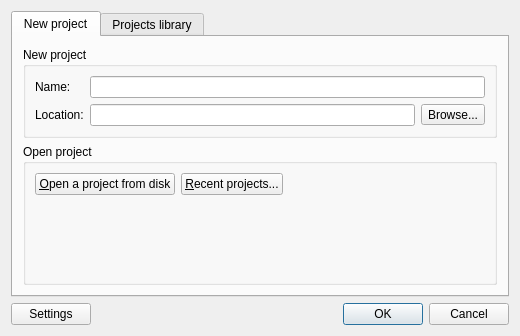
<?xml version="1.0" encoding="UTF-8"?>
<ui version="4.0">
 <class>ProjectDialog</class>
 <widget class="QDialog" name="ProjectDialog">
  <property name="windowModality">
   <enum>Qt::ApplicationModal</enum>
  </property>
  <property name="geometry">
   <rect>
    <x>0</x>
    <y>0</y>
    <width>520</width>
    <height>336</height>
   </rect>
  </property>
  <property name="windowTitle">
   <string>Project</string>
  </property>
  <property name="styleSheet">
   <string notr="true">
QWidget {
    background-color: #fae8b7;
    color: #586e75;
}

QToolBar {
    border:0px;
}

QGraphicsView, QTextEdit, QPlainTextEdit, QTreeWidget, QListWidget, QLineEdit, QSpinBox, QComboBox {
    background-color: #fdf6e3;
}

QLabel, QMenu, QStatusBar {
  color: #586e75;
}

QMenuBar::item {
    background-color: #fae8b7;
}

QMenu::item:selected {
    color: #f2f2f2;
    background-color: #383838;
}

QToolButton:hover {
    background-color: #383838;
}

QGroupBox {
    color: #586e75;
    font: bold 12px;
    padding: 15px;
    border-style: none;
}

QAbstractScrollArea::corner {
    background: #fae8b7;
}

QScrollBar::add-page:horizontal, QScrollBar::sub-page:horizontal, QScrollBar::add-page:vertical, QScrollBar::sub-page:vertical {
  background: none;
}

QComboBox {
    selection-color: #f2f2f2;
    selection-background-color: #fae8b7;
}

QComboBox QAbstractItemView {
    background-color: #fdf6e3;
}

QDockWidget, QMenuBar, QPushButton, QToolButton, QTabWidget, QHeaderView::section {
    color: #586e75;
    font: bold 11px;
}

QTabBar {
    color: #586e75;
}

QRadioButton, QCheckBox {
  color: #586e75;
}

QRadioButton::disabled, QCheckBox::disabled {
  color: gray;
}
// bg-color=#fdf6e3
// fg-color=#586e75
// tool-bar=#fae8b7
// selection-bg=#383838 
// selection-fg=#f2f2f2
 </string>
  </property>
  <property name="modal">
   <bool>true</bool>
  </property>
  <layout class="QVBoxLayout" name="verticalLayout">
   <item>
    <widget class="QTabWidget" name="uiProjectTabWidget">
     <property name="tabPosition">
      <enum>QTabWidget::North</enum>
     </property>
     <property name="tabShape">
      <enum>QTabWidget::Rounded</enum>
     </property>
     <property name="currentIndex">
      <number>0</number>
     </property>
     <widget class="QWidget" name="uiNewProjectTab">
      <attribute name="title">
       <string>New project</string>
      </attribute>
      <layout class="QVBoxLayout" name="verticalLayout_3">
       <property name="leftMargin">
        <number>10</number>
       </property>
       <property name="topMargin">
        <number>10</number>
       </property>
       <property name="rightMargin">
        <number>10</number>
       </property>
       <property name="bottomMargin">
        <number>10</number>
       </property>
       <item>
        <widget class="QGroupBox" name="groupBox">
         <property name="title">
          <string>New project</string>
         </property>
         <layout class="QGridLayout" name="gridLayout">
          <item row="1" column="1">
           <layout class="QHBoxLayout" name="horizontalLayout_3">
            <item>
             <widget class="QLineEdit" name="uiLocationLineEdit"/>
            </item>
            <item>
             <widget class="QToolButton" name="uiLocationBrowserToolButton">
              <property name="text">
               <string>Browse...</string>
              </property>
             </widget>
            </item>
           </layout>
          </item>
          <item row="0" column="0">
           <widget class="QLabel" name="uiNameLabel">
            <property name="sizePolicy">
             <sizepolicy hsizetype="Fixed" vsizetype="Preferred">
              <horstretch>0</horstretch>
              <verstretch>0</verstretch>
             </sizepolicy>
            </property>
            <property name="text">
             <string>Name:</string>
            </property>
            <property name="textFormat">
             <enum>Qt::AutoText</enum>
            </property>
           </widget>
          </item>
          <item row="0" column="1">
           <widget class="QLineEdit" name="uiNameLineEdit"/>
          </item>
          <item row="1" column="0">
           <widget class="QLabel" name="uiLocationLabel">
            <property name="sizePolicy">
             <sizepolicy hsizetype="Fixed" vsizetype="Preferred">
              <horstretch>0</horstretch>
              <verstretch>0</verstretch>
             </sizepolicy>
            </property>
            <property name="text">
             <string>Location:</string>
            </property>
           </widget>
          </item>
         </layout>
        </widget>
       </item>
       <item>
        <widget class="QGroupBox" name="uiOpenProjectGroupBox">
         <property name="title">
          <string>Open project</string>
         </property>
         <layout class="QGridLayout" name="gridLayout_2">
          <item row="0" column="0">
           <layout class="QHBoxLayout" name="horizontalLayout_2">
            <item>
             <widget class="QPushButton" name="uiOpenProjectPushButton">
              <property name="text">
               <string>&amp;Open a project from disk</string>
              </property>
             </widget>
            </item>
            <item>
             <widget class="QPushButton" name="uiRecentProjectsPushButton">
              <property name="text">
               <string>&amp;Recent projects...</string>
              </property>
             </widget>
            </item>
            <item>
             <spacer name="horizontalSpacer_2">
              <property name="orientation">
               <enum>Qt::Horizontal</enum>
              </property>
              <property name="sizeHint" stdset="0">
               <size>
                <width>239</width>
                <height>20</height>
               </size>
              </property>
             </spacer>
            </item>
           </layout>
          </item>
          <item row="1" column="0">
           <spacer name="verticalSpacer">
            <property name="orientation">
             <enum>Qt::Vertical</enum>
            </property>
            <property name="sizeHint" stdset="0">
             <size>
              <width>5</width>
              <height>5</height>
             </size>
            </property>
           </spacer>
          </item>
         </layout>
        </widget>
       </item>
      </layout>
     </widget>
     <widget class="QWidget" name="uiProjectsLibraryTab">
      <attribute name="title">
       <string>Projects library</string>
      </attribute>
      <layout class="QVBoxLayout" name="verticalLayout_2">
       <property name="leftMargin">
        <number>10</number>
       </property>
       <property name="topMargin">
        <number>10</number>
       </property>
       <property name="rightMargin">
        <number>10</number>
       </property>
       <property name="bottomMargin">
        <number>10</number>
       </property>
       <item>
        <widget class="QTreeWidget" name="uiProjectsTreeWidget">
         <property name="alternatingRowColors">
          <bool>true</bool>
         </property>
         <property name="selectionMode">
          <enum>QAbstractItemView::ExtendedSelection</enum>
         </property>
         <property name="sortingEnabled">
          <bool>true</bool>
         </property>
         <attribute name="headerShowSortIndicator" stdset="0">
          <bool>true</bool>
         </attribute>
         <column>
          <property name="text">
           <string>Name</string>
          </property>
         </column>
         <column>
          <property name="text">
           <string>Status</string>
          </property>
         </column>
         <column>
          <property name="text">
           <string>Path</string>
          </property>
         </column>
        </widget>
       </item>
       <item>
        <layout class="QHBoxLayout" name="horizontalLayout_4">
         <item>
          <widget class="QPushButton" name="uiDeleteProjectButton">
           <property name="text">
            <string>Delete</string>
           </property>
          </widget>
         </item>
         <item>
          <widget class="QPushButton" name="uiDuplicateProjectPushButton">
           <property name="text">
            <string>Duplicate</string>
           </property>
          </widget>
         </item>
         <item>
          <spacer name="horizontalSpacer">
           <property name="orientation">
            <enum>Qt::Horizontal</enum>
           </property>
           <property name="sizeHint" stdset="0">
            <size>
             <width>40</width>
             <height>20</height>
            </size>
           </property>
          </spacer>
         </item>
         <item>
          <widget class="QPushButton" name="uiRefreshProjectsPushButton">
           <property name="text">
            <string>Refresh list</string>
           </property>
          </widget>
         </item>
        </layout>
       </item>
      </layout>
     </widget>
    </widget>
   </item>
   <item>
    <layout class="QHBoxLayout" name="horizontalLayout">
     <item>
      <widget class="QPushButton" name="uiSettingsPushButton">
       <property name="text">
        <string>Settings</string>
       </property>
      </widget>
     </item>
     <item>
      <spacer name="horizontalSpacer_3">
       <property name="orientation">
        <enum>Qt::Horizontal</enum>
       </property>
       <property name="sizeHint" stdset="0">
        <size>
         <width>40</width>
         <height>20</height>
        </size>
       </property>
      </spacer>
     </item>
     <item>
      <widget class="QDialogButtonBox" name="uiButtonBox">
       <property name="orientation">
        <enum>Qt::Horizontal</enum>
       </property>
       <property name="standardButtons">
        <set>QDialogButtonBox::Cancel|QDialogButtonBox::Ok</set>
       </property>
      </widget>
     </item>
    </layout>
   </item>
  </layout>
 </widget>
 <resources/>
 <connections>
  <connection>
   <sender>uiButtonBox</sender>
   <signal>accepted()</signal>
   <receiver>ProjectDialog</receiver>
   <slot>accept()</slot>
   <hints>
    <hint type="sourcelabel">
     <x>248</x>
     <y>254</y>
    </hint>
    <hint type="destinationlabel">
     <x>157</x>
     <y>274</y>
    </hint>
   </hints>
  </connection>
  <connection>
   <sender>uiButtonBox</sender>
   <signal>rejected()</signal>
   <receiver>ProjectDialog</receiver>
   <slot>reject()</slot>
   <hints>
    <hint type="sourcelabel">
     <x>316</x>
     <y>260</y>
    </hint>
    <hint type="destinationlabel">
     <x>286</x>
     <y>274</y>
    </hint>
   </hints>
  </connection>
  <connection>
   <sender>uiNameLineEdit</sender>
   <signal>returnPressed()</signal>
   <receiver>ProjectDialog</receiver>
   <slot>accept()</slot>
   <hints>
    <hint type="sourcelabel">
     <x>321</x>
     <y>56</y>
    </hint>
    <hint type="destinationlabel">
     <x>288</x>
     <y>93</y>
    </hint>
   </hints>
  </connection>
  <connection>
   <sender>uiLocationLineEdit</sender>
   <signal>returnPressed()</signal>
   <receiver>ProjectDialog</receiver>
   <slot>accept()</slot>
   <hints>
    <hint type="sourcelabel">
     <x>285</x>
     <y>100</y>
    </hint>
    <hint type="destinationlabel">
     <x>288</x>
     <y>93</y>
    </hint>
   </hints>
  </connection>
 </connections>
</ui>
